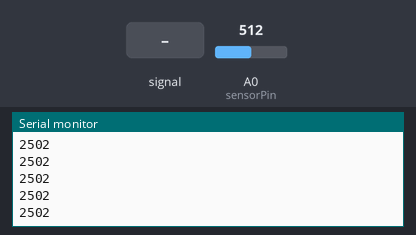
The sketch below on a simulated Arduino Uno, built with avr-gcc and run on an emulated ATmega328P. Parts: the last lines printed to the serial monitor. The inputs (shaded band) are chosen by the test bench; at power-on: A0 (sensorPin) = 512.

Above: at 1.2 s.
1.3 s: A0 (sensorPin) fed a 200 Hz sine of ±81 counts around its level
At 2.3 s:
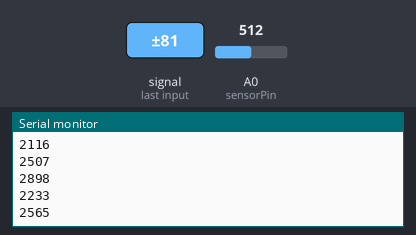
2.8 s: A0 (sensorPin) set to 716
At 3.8 s:
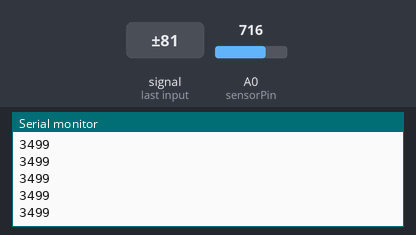
4.3 s: A0 (sensorPin) fed a 1000 Hz sine of ±255 counts around its level
At 5.3 s:
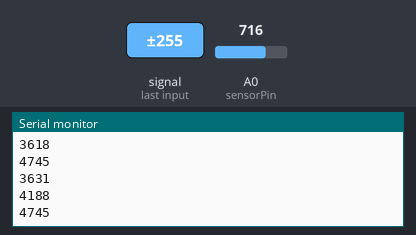
5.8 s: A0 (sensorPin) set to 900
At 6.9 s:
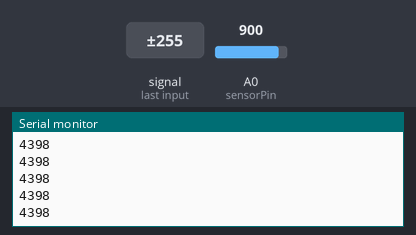
Timing chart, 0 to 8.3 s (numbered marks = the images above; inputs shaded):
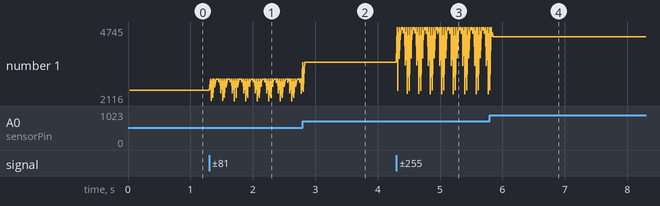

Measured:
- after the input at 1.3 s, the serial monitor: prints a new line at once (image 1)
- after the input at 2.8 s, the serial monitor: prints a new line at once (image 2)
- after the input at 4.3 s, the serial monitor: prints a new line at once (image 3)
- after the input at 5.8 s, the serial monitor: prints a new line at once (image 4)
- plotted number 1: 2502 → 2639 after the input at 1.3 s, 2639 → 3499 after the input at 2.8 s, 3499 → 2492 after the input at 4.3 s, 2492 → 4398 after the input at 5.8 s

The sketch:

voltage_sense_code.ino
```cpp
int sensorPin = A0;    // select the input pin for the potentiometer
int sensorValue = 0;  // variable to store the value coming from the sensor
int maxValue = 0;
int minValue = 0;
int avgValue = 0;
int acVoltage = 0;
int const arr_size = 192; //9600 is default sampling rate
int sample[arr_size]; //array for storing values of every sample

void setup() {
  // declare the ledPin as an OUTPUT:
  Serial.begin(9600);

}

void loop() {
  // read the value from the sensor and store it in an array:
  int i;
  for (i = 0; i < arr_size; i = i + 1)
  {
    sensorValue = analogRead(sensorPin);
    float value = (float)sensorValue;
    value /= 1023.0;
    value *= 5000; // convert value in mv between 0 to 5000
    sensorValue = (int)value;
    //  Serial.println(sensorValue);
    sample[i] = sensorValue;
  }
  Serial.println(max_value_in_arr(sample, arr_size)); //print Vmax in milli volts
  Serial.println(min_value_in_arr(sample, arr_size)); //print Vmin in milli volts
  avgValue = (maxValue + minValue) / 2;
  Serial.println(avgValue);

acVoltage = ((maxValue-2.5)/0.0909)*18.06932 ;

}
///////////////////////////////////////////////////////////function for maximum value in array
int max_value_in_arr(int sample[], int size)
{
  maxValue = sample[0];
  int i = 0;
  for (i = 0; i < arr_size; i++)
  {
    if (sample[i] > maxValue)
    {
      maxValue = sample[i];
    }
  }
  return maxValue;
}
///////////////////////////////////////////////////////////function for minimum value in array
int min_value_in_arr(int sample[], int size)
{
  minValue = sample[0];
  int i = 0;
  for (i = 0; i < arr_size; i++)
  {
    if (sample[i] < maxValue)
    {
      minValue = sample[i];
    }
  }
  return minValue;
}
```
